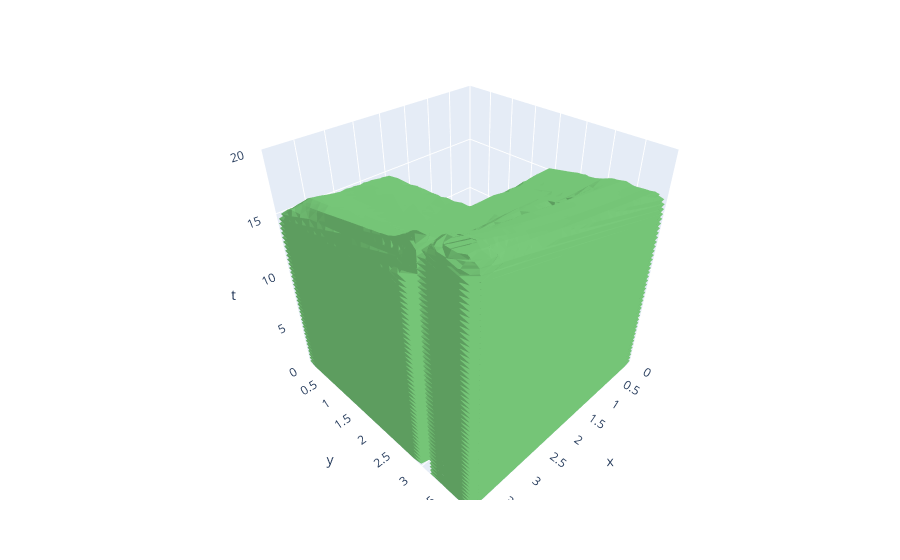

Write notebook code for a chart like this one.
### Code cell
impl.plot(out1, axes=('x', 'y', 't'))

### Figure 1 — Plotly figure (JSON) as saved in the notebook; plotly's stock layout.template omitted (floating-point values rounded to 4 significant figures; data arrays with more than 128 entries replaced by an {"elided": "..."} marker saying what was removed)
{"data": [{"caps": {"x": {"show": false}, "y": {"show": false}, "z": {"show": false}}, "colorscale": [[0, "rgb(247,252,245)"], [0.125, "rgb(229,245,224)"], [0.25, "rgb(199,233,192)"], [0.375, "rgb(161,217,155)"], [0.5, "rgb(116,196,118)"], [0.625, "rgb(65,171,93)"], [0.75, "rgb(35,139,69)"], [0.875, "rgb(0,109,44)"], [1, "rgb(0,68,27)"]], "isomax": 0, "isomin": 0, "showscale": false, "surface": {"count": 1}, "type": "isosurface", "value": {"elided": "63125 float values"}, "x": {"elided": "63125 float values"}, "y": {"elided": "63125 float values"}, "z": {"elided": "63125 float values"}}], "layout": {"scene": {"aspectmode": "cube", "xaxis": {"range": [0, 4], "title": {"text": "x"}}, "yaxis": {"range": [0, 4], "title": {"text": "y"}}, "zaxis": {"range": [0, 20], "title": {"text": "t"}}}}}
